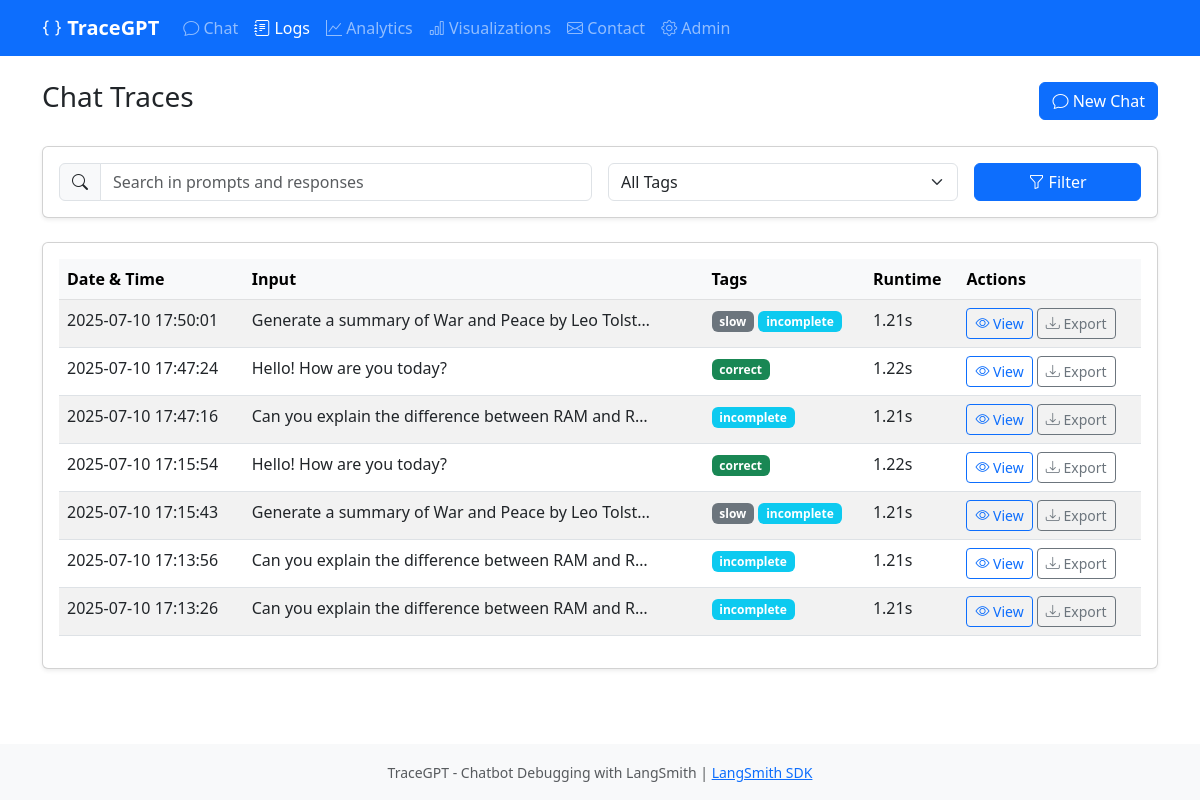
/logs/, run on the app's committed database.
### tracegptapp/models.py (models this page shows, shortened)
class ChatTrace(models.Model):
    STATUS_CHOICES = (
        ('success', 'Success'),
        ('error', 'Error'),
    )
    TAG_CHOICES = (
        ('correct', 'Correct'),
        ('misleading', 'Misleading'),
        ('incomplete', 'Incomplete'),
        ('slow', 'Slow'),
    )
    run_id = models.CharField(max_length=100, unique=True)
    input_prompt = models.TextField()
    output_response = models.TextField()
    status = models.CharField(max_length=20, choices=STATUS_CHOICES, default='success')
    tags = MultiSelectField(choices=TAG_CHOICES, max_length=50, blank=True)
    runtime_seconds = models.FloatField(default=0.0)
    trace_data = models.JSONField(default=dict)
    created_at = models.DateTimeField(default=timezone.now)
    class Meta:
        ordering = ['-created_at']

### tracegptapp/views.py (the view)
# urls.py: path('logs/', views.logs, name='logs'),
def logs(request):
    filter_tag = request.GET.get('tag')
    search_query = request.GET.get('query')
    traces = ChatTrace.objects.all()
    if filter_tag:
        traces = traces.filter(tags__contains=filter_tag)
    if search_query:
        traces = traces.filter(input_prompt__icontains=search_query) | traces.filter(output_response__icontains=search_query)
    paginator = Paginator(traces, 10)
    page_number = request.GET.get('page', 1)
    page_obj = paginator.get_page(page_number)
    context = {
        'page_obj': page_obj,
        'filter_tag': filter_tag,
        'search_query': search_query,
        'available_tags': set([tag for trace in ChatTrace.objects.all() for tag in trace.tags])
    }
    return render(request, 'logs.html', context)

### templates/logs.html (shortened to what this page needs)
{% extends 'base.html' %}
{% block content %}
<div class="row">
    <div class="col-md-12">
        <div class="d-flex justify-content-between align-items-center mb-4">
            <h3>Chat Traces</h3>
            <a href="/" class="btn btn-primary">
                <i class="bi bi-chat"></i> New Chat
            </a>
        </div>
        <div class="card shadow-sm mb-4">
            <div class="card-body">
                <form method="get" action="/logs/" class="row g-3">
                    <div class="col-md-6">
                        <div class="input-group">
                            <span class="input-group-text bg-light">
                                <i class="bi bi-search"></i>
                            </span>
                            <input type="text" name="query" class="form-control" placeholder="Search in prompts and responses"
                                   value="{{ search_query|default:'' }}">
                        </div>
                    </div>
                    <div class="col-md-4">
                        <select name="tag" class="form-select">
                            <option value="">All Tags</option>
                        </select>
                    </div>
                    <div class="col-md-2">
                        <button type="submit" class="btn btn-primary w-100">
                            <i class="bi bi-funnel"></i> Filter
                        </button>
                    </div>
                </form>
            </div>
        </div>
        <div class="card shadow-sm">
            <div class="card-body">
                {% if page_obj %}
                    <div class="table-responsive">
                        <table class="table table-hover table-striped">
                            <thead class="table-light">
                                <tr>
                                    <th>Date & Time</th>
                                    <th>Input</th>
                                    <th>Tags</th>
                                    <th>Runtime</th>
                                    <th>Actions</th>
                                </tr>
                            </thead>
                            <tbody>
                                {% for trace in page_obj %}
                                <tr>
                                    <td class="text-nowrap">{{ trace.created_at|date:"Y-m-d H:i:s" }}</td>
                                    <td>
                                        <div class="text-truncate" style="max-width: 400px;">{{ trace.input_prompt }}</div>
                                    </td>
                                    <td>
                                        {% for tag in trace.tags %}
                                        <span class="badge bg-{% if tag == 'correct' %}success{% elif tag == 'misleading' %}warning{% elif tag == 'incomplete' %}info{% else %}secondary{% endif %} text-nowrap">
                                            {{ tag }}
                                        </span>
                                        {% empty %}
                                        <span class="text-muted">-</span>
                                        {% endfor %}
                                    </td>
                                    <td>{{ trace.runtime_seconds|floatformat:2 }}s</td>
                                    <td>
                                        <a href="/trace/{{ trace.id }}/" class="btn btn-sm btn-outline-primary">
                                            <i class="bi bi-eye"></i> View
                                        </a>
                                        <a href="/trace/{{ trace.id }}/export/" class="btn btn-sm btn-outline-secondary">
                                            <i class="bi bi-download"></i> Export
                                        </a>
                                    </td>
                                </tr>
                                {% endfor %}
                            </tbody>
                        </table>
                    </div>
                {% endif %}
            </div>
        </div>
    </div>
</div>
{% endblock %}

### templates/base.html (shortened to what this page needs)
<!DOCTYPE html>
<html lang="en">
<head>
    <link href="https://cdn.jsdelivr.net/npm/bootstrap@5.3.0/dist/css/bootstrap.min.css" rel="stylesheet">
    <link rel="stylesheet" href="https://cdn.jsdelivr.net/npm/bootstrap-icons@1.11.0/font/bootstrap-icons.css">
</head>
<body class="d-flex flex-column min-vh-100">
    <nav class="navbar navbar-expand-lg navbar-dark bg-primary">
        <div class="container">
            <a class="navbar-brand" href="/">
                <i class="bi bi-braces"></i> TraceGPT
            </a>
            <div class="collapse navbar-collapse" id="navbarNav">
                <ul class="navbar-nav">
                    <li class="nav-item">
                        <a class="nav-link {% if request.path == '/' %}active{% endif %}" href="/">
                            <i class="bi bi-chat"></i> Chat
                        </a>
                    </li>
                    <li class="nav-item">
                        <a class="nav-link {% if 'logs' in request.path %}active{% endif %}" href="/logs/">
                            <i class="bi bi-journal-text"></i> Logs
                        </a>
                    </li>
                    <li class="nav-item">
                        <a class="nav-link {% if 'analytics' in request.path %}active{% endif %}" href="/analytics/">
                            <i class="bi bi-graph-up"></i> Analytics
                        </a>
                    </li>
                    <li class="nav-item">
                        <a class="nav-link {% if 'visualizations' in request.path %}active{% endif %}" href="/visualizations/">
                            <i class="bi bi-bar-chart"></i> Visualizations
                        </a>
                    </li>
                    <li class="nav-item">
                        <a class="nav-link {% if 'contact' in request.path %}active{% endif %}" href="/contact/">
                            <i class="bi bi-envelope"></i> Contact
                        </a>
                    </li>
                    <li class="nav-item">
                        <a class="nav-link" href="{% url 'admin:index' %}" target="_blank">
                            <i class="bi bi-gear"></i> Admin
                        </a>
                    </li>
                </ul>
            </div>
        </div>
    </nav>
    <main class="container my-4 flex-grow-1">
        {% block content %}{% endblock %}
    </main>
    <footer class="py-3 bg-light">
        <div class="container text-center text-muted">
            <small>TraceGPT - Chatbot Debugging with LangSmith | <a href="https://github.com/langchain-ai/langsmith-sdk" target="_blank">LangSmith SDK</a></small>
        </div>
    </footer>
</body>
</html>

### templates/base.html (style rules this page uses)
.navbar-brand { font-weight: bold; }

### data on the page
ChatTrace: created_at "2025-07-10 17:50:01", input_prompt "Generate a summary of War and Peace by Leo Tolst…", tags "slow" "incomplete", runtime_seconds "1.21"
ChatTrace: created_at "2025-07-10 17:47:24", input_prompt "Hello! How are you today?", tags "correct", runtime_seconds "1.22"
ChatTrace: created_at "2025-07-10 17:47:16", input_prompt "Can you explain the difference between RAM and R…", tags "incomplete", runtime_seconds "1.21"
ChatTrace: created_at "2025-07-10 17:15:54", input_prompt "Hello! How are you today?", tags "correct", runtime_seconds "1.22"
ChatTrace: created_at "2025-07-10 17:15:43", input_prompt "Generate a summary of War and Peace by Leo Tolst…", tags "slow" "incomplete", runtime_seconds "1.21"
ChatTrace: created_at "2025-07-10 17:13:56", input_prompt "Can you explain the difference between RAM and R…", tags "incomplete", runtime_seconds "1.21"
ChatTrace: created_at "2025-07-10 17:13:26", input_prompt "Can you explain the difference between RAM and R…", tags "incomplete", runtime_seconds "1.21"
